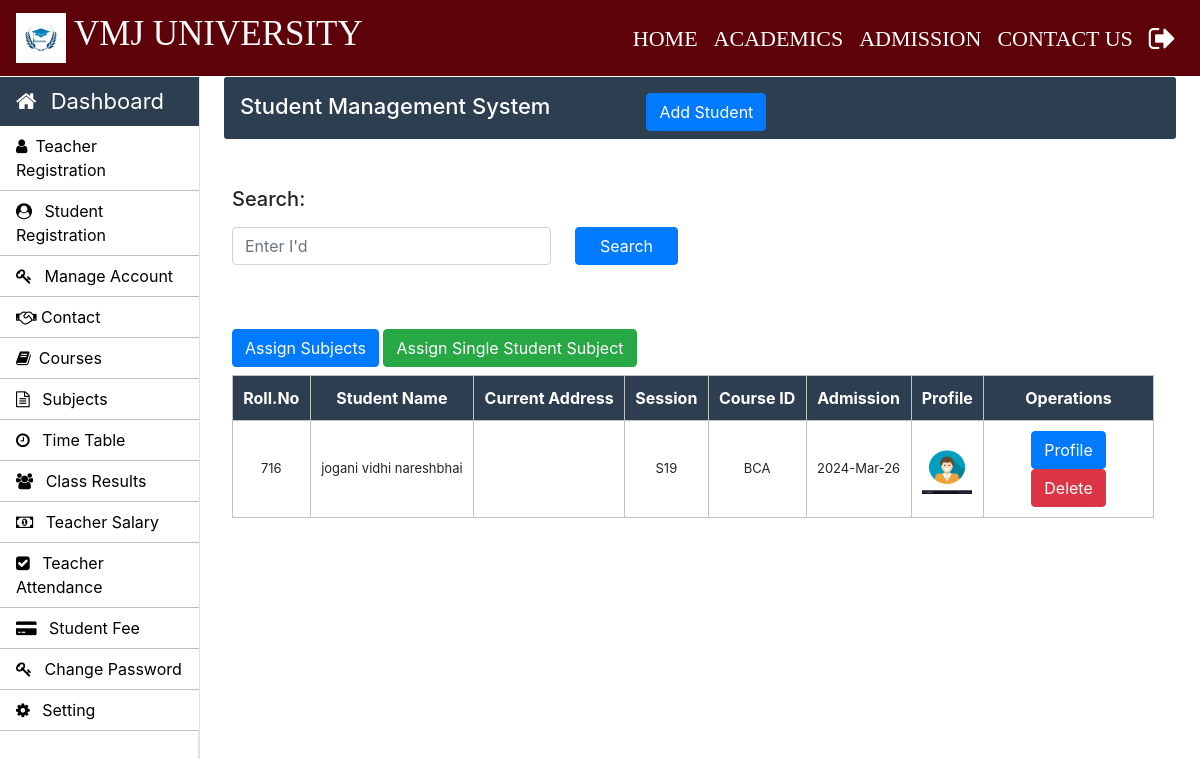
The app's page /admin/student.php (signed in), older data.
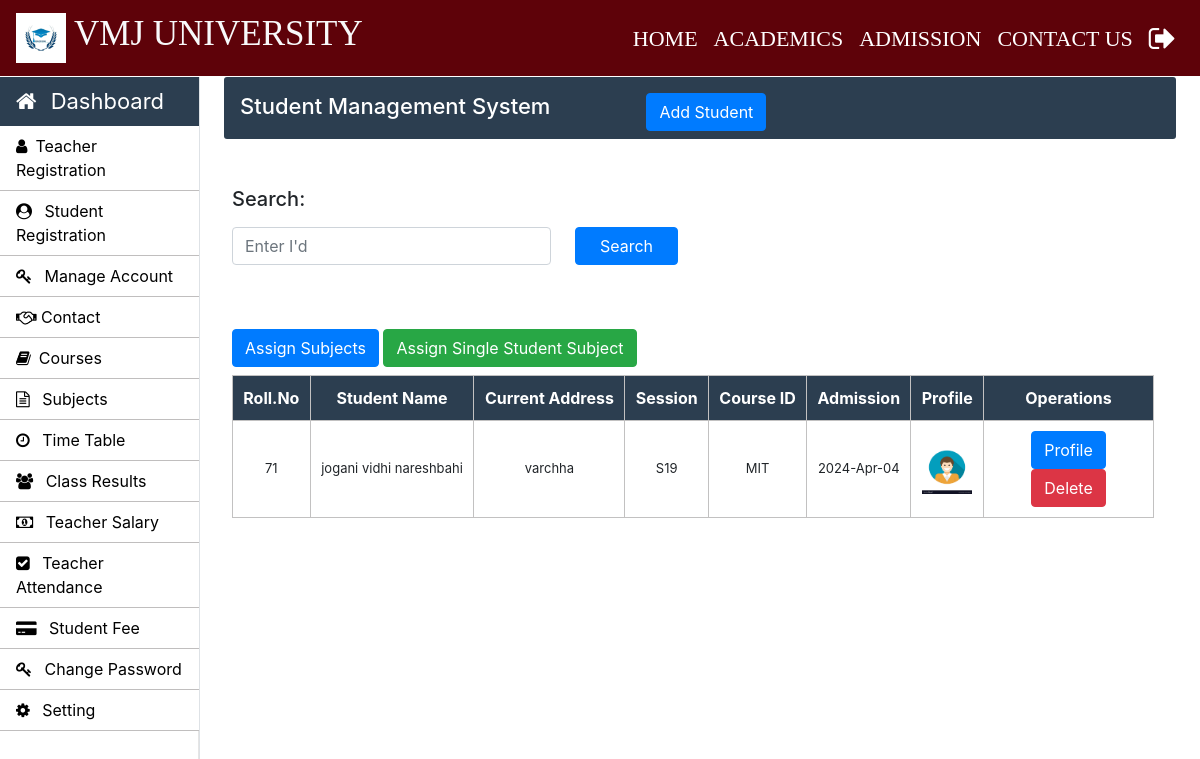
The same page, newer data.
### tables this page shows
CREATE TABLE IF NOT EXISTS `student_info` (
  `roll_no` int NOT NULL,
  `first_name` varchar(30) NOT NULL DEFAULT 'N/A',
  `middle_name` varchar(30) NOT NULL DEFAULT 'N/A',
  `last_name` varchar(30) NOT NULL DEFAULT 'N/A',
  `father_name` varchar(30) NOT NULL DEFAULT 'N/A',
  `email` varchar(30) NOT NULL DEFAULT 'N/A',
  `mobile_no` varchar(11) NOT NULL DEFAULT 'N/A',
  `course_code` varchar(11) NOT NULL DEFAULT 'N/A',
  `session` varchar(10) NOT NULL DEFAULT 'N/A',
  `profile_image` varchar(100) NOT NULL DEFAULT 'N/A',
  `prospectus_issued` varchar(10) NOT NULL DEFAULT 'N/A',
  `prospectus_amount` varchar(10) NOT NULL DEFAULT 'N/A',
  `form_b` varchar(20) NOT NULL DEFAULT 'N/A',
  `applicant_status` varchar(20) NOT NULL DEFAULT 'N/A',
  `application_status` varchar(20) NOT NULL DEFAULT 'N/A',
  `cnic` varchar(15) NOT NULL DEFAULT 'N/A',
  `dob` varchar(10) NOT NULL DEFAULT 'N/A',
  `other_phone` varchar(11) NOT NULL DEFAULT 'N/A',
  `gender` varchar(10) NOT NULL DEFAULT 'N/A',
  `permanent_address` varchar(150) NOT NULL DEFAULT 'N/A',
  `current_address` varchar(150) NOT NULL DEFAULT 'N/A',
  `place_of_birth` varchar(150) NOT NULL DEFAULT 'N/A',
  `matric_complition_date` varchar(10) NOT NULL DEFAULT 'N/A',
  `matric_awarded_date` varchar(10) NOT NULL DEFAULT 'N/A',
  `matric_certificate` varchar(100) NOT NULL DEFAULT 'N/A',
  `fa_complition_date` varchar(10) NOT NULL DEFAULT 'N/A',
  `fa_awarded_date` varchar(10) NOT NULL DEFAULT 'N/A',
  `fa_certificate` varchar(100) NOT NULL DEFAULT 'N/A',
  `ba_complition_date` varchar(10) NOT NULL DEFAULT 'N/A',
  `ba_awarded_date` varchar(10) NOT NULL DEFAULT 'N/A',
  `ba_certificate` varchar(100) NOT NULL DEFAULT 'N/A',
  `semester` int NOT NULL,
  `total_marks` int NOT NULL,
  `obtain_marks` int NOT NULL,
  `state` varchar(20) NOT NULL DEFAULT 'N/A',
  `admission_date` timestamp NOT NULL DEFAULT CURRENT_TIMESTAMP,
  PRIMARY KEY (`roll_no`)
);

### common/helper.php (called while the page is built, shortened)
<?php
require_once dirname(__FILE__) . "/../connection/connection.php";
function getUniversityName($key) {
    global $con;
    $query = "SELECT `value` FROM `setting` WHERE `key` = ?";
    if ($stmt = mysqli_prepare($con, $query)) {
        mysqli_stmt_bind_param($stmt, "s", $key);
        mysqli_stmt_execute($stmt);
        mysqli_stmt_bind_result($stmt, $value);
        return ($value !== null) ? $value : "VMJ UNIVERSITY";
    } else {
        return null;
    }
}
function getUniversityLogo($key) {
    global $con;
    $query = "SELECT `value` FROM `setting` WHERE `key` = ?";
    if ($stmt = mysqli_prepare($con, $query)) {
        mysqli_stmt_bind_param($stmt, "s", $key);
        mysqli_stmt_execute($stmt);
        mysqli_stmt_bind_result($stmt, $value);
        return $value;
    } else {
        return null;
    }
}
?>

### admin/student.php (the view, shortened to what this page needs)
<?php
		require_once "../connection/connection.php";
         require_once "../common/helper.php";
	?>
<!doctype html>
<html lang="en">
<head>
</head>
<body>
    <?php include('../common/common-header.php') ?>
    <?php include('../common/admin-sidebar.php') ?>
    <main role="main" class="col-xl-10 col-lg-9 col-md-8 ml-sm-auto px-md-4 w-100">
        <div class="sub-main">
            <div class="text-center d-flex flex-wrap flex-md-nowrap pt-3 pb-2 mb-3 text-white admin-dashboard pl-3">
                <div class="d-flex">
                    <h4 class="mr-5">Student Management System </h4>
                    <button type="button" class="btn btn-primary ml-5" data-toggle="modal"
                        data-target=".bd-example-modal-lg">Add Student</button>
                </div>
            </div>
            <div class="col-md-2 pt-3 w-100">
            </div>
        </div>
        <div class="row w-100">
            <div class="col-md-12 ml-2">
                <section class="mt-3">
                    <div class="row">
                        <div class="col-md-6">
                            <form action="search_student.php" method="post">
                                <div class="form-group">
                                    <label for="exampleInputPassword1">
                                        <h5>Search:</h5>
                                    </label>
                                    <div class="d-flex">
                                        <input type="text" name="search" id="search" class="form form-control"
                                            placeholder="Enter I'd">
                                        <input class="btn btn-primary px-4 ml-4" type="submit" name="btnSearch"
                                            value="Search">
                                    </div>
                                </div>
                            </form>
                        </div>
                        <div class="col-md-12 pt-5 mb-2">
                            <button type="button" class="btn btn-primary ml-auto" data-toggle="modal"
                                data-target=".bd-example-modal-lg1">Assign Subjects</button>
                            <a class="btn btn-success" href="asign-single-student-subjects.php"> Assign Single
                                Student Subject</a>
                        </div>
                    </div>
                    <table class="w-100 table-elements mb-5 table-three-tr text-center" cellpadding="10">
                        <tr class="table-tr-head table-three text-white">
                            <th>Roll.No</th>
                            <th>Student Name</th>
                            <th>Current Address</th>
                            <th>Session</th>
                            <th>Course ID</th>
                            <th>Admission</th>
                            <th>Profile</th>
                            <th colspan="1">Operations</th>
                        </tr>
                        <?php
								$query="select first_name,middle_name,admission_date,last_name,current_address,session,roll_no,profile_image,course_code from student_info";
								$run=mysqli_query($con,$query);
								while($row=mysqli_fetch_array($run)) {?>
                        <tr>
                            <td><?php echo $row["roll_no"] ?></td>
                            <td><?php echo $row["first_name"]." ".$row["middle_name"]." ".$row["last_name"] ?></td>
                            <td><?php echo $row["current_address"] ?></td>
                            <td><?php echo $row["session"] ?></td>
                            <td><?php echo $row["course_code"] ?></td>
                            <td><?php echo date("Y-M-d",strtotime($row["admission_date"])); ?></td>
                            <td><?php  $profile_image= $row["profile_image"] ?>
                                <img height='50px' width='50px' src=<?php echo "images/$profile_image"  ?>>
                            </td>
                            <td width='170'>
                            <?php
    echo "<a class='btn btn-primary' href='display-student.php?roll_no=".$row['roll_no']."'>Profile</a>
          <a class='btn btn-danger' href='delete-function.php?roll_no=".$row['roll_no']."'>Delete</a>";
?>
                            </td>
                        </tr>
                        <?php }
								?>
                    </table>
                </section>
            </div>
        </div>
    </main>
</body>
</html>

### common/common-header.php (shortened to what this page needs)
<?php
	require_once "../common/helper.php";
	$universityLogo = getUniversityLogo('University_logo');
?>
<!doctype html>
<html lang="en">
	<head>
      <link rel="stylesheet" type="text/css" href="../bootstrap/css/bootstrap.min.css">
      <link rel="stylesheet" type="text/css" href="../css/footer.css">
      <link rel="stylesheet" type="text/css" href="../css/style.css">
    <link rel="stylesheet" href="https://stackpath.bootstrapcdn.com/font-awesome/4.7.0/css/font-awesome.min.css">
  </head>
  <body>
    <nav class="navbar navbar-expand-lg navbar-dark header-back sticky-top header-navbar-fonts">
      <a class="navbar-brand d-flex align-items-center" href="../index.php">
        <img src="<?php echo $universityLogo; ?>" class="logo-image" width="50" height="50">
        <h3 class="text-light text-uppercase ml-2"><?php echo getUniversityName('University_name'); ?></h3>
      </a>
      <div class="collapse navbar-collapse" id="navbarNavDropdown">
        <ul class="navbar-nav ml-auto">
          <li class="nav-item active">
            <a class="nav-link" href="../index.php">HOME<span class="sr-only">(current)</span></a>
          </li>
          <li class="nav-item active">
            <a class="nav-link" href="../academics.php">ACADEMICS<span class="sr-only">(current)</span></a>
          </li>
          <li class="nav-item active">
            <a class="nav-link" href="../admission.php">ADMISSION<span class="sr-only">(current)</span></a>
          </li>
          <li class="nav-item active">
            <a class="nav-link" href="../contactus.php">CONTACT US<span class="sr-only">(current)</span></a>
          </li>
          <li class="nav-item active">
            <a class="nav-link" href="../login/logout.php"><i class="fa fa-sign-out text-white fa-lg" aria-hidden="true"></i><span class="sr-only">(current)</span></a>
          </li>
        </ul>
      </div>
    </nav>

### common/admin-sidebar.php (shortened to what this page needs)
    <nav id="sidebarMenu" class="">
			<div class="col-xl-2 col-lg-3 col-md-4 sidebar position-fixed border-right">
        <div class="sidebar-header">
          <div class="nav-item">
              <a class="nav-link text-white" href="../admin/admin-index.php">
                  <i class="fa fa-home mr-2" aria-hidden="true"></i> Dashboard
              </a>
          </div>
        </div>
        <ul class="nav flex-column">
          <li class="nav-item">
            <a class="nav-link" href="../admin/teacher.php">
              <i class="fa fa-user mr-2" aria-hidden="true"></i>Teacher Registration
            </a>
		      </li>
          <li class="nav-item">
            <a class="nav-link" href="../admin/student.php">
              <i class="fa fa-user-circle mr-2" aria-hidden="true"></i> Student Registration
            </a>
          </li>
          <li class="nav-item">
            <a class="nav-link" href="../admin/manage-accounts.php">
              <i class="fa fa-key mr-2" aria-hidden="true"></i> Manage Account
            </a>
          </li>
          <li class="nav-item">
    <a class="nav-link" href="../admin/contact.php">
        <i class="fa fa-handshake-o" aria-hidden="true"></i> Contact
    </a>
</li>
          <li class="nav-item">
            <a class="nav-link" href="../admin/courses.php">
              <i class="fa fa-book mr-2" aria-hidden="true"></i>Courses
            </a>
          </li>
          <li class="nav-item">
            <a class="nav-link" href="../admin/subjects.php">
              <i class="fa fa-file-text-o mr-2" aria-hidden="true"></i> Subjects
            </a>
          </li>
          <li class="nav-item">
            <a class="nav-link" href="../admin/time-table.php">
               <i class="fa fa-clock-o mr-2" aria-hidden="true"></i> Time Table
            </a>
		  </li>
          <li class="nav-item">
            <a class="nav-link" href="../admin/class-result.php">
              <i class="fa fa-users mr-2" aria-hidden="true"></i> Class Results
            </a>
          </li>
          <li class="nav-item">
            <a class="nav-link" href="../admin/teacher-salary.php">
              <i class="fa fa-money mr-2" aria-hidden="true"></i> Teacher Salary
            </a>
          </li>
          <li class="nav-item">
            <a class="nav-link" href="../admin/teacher-attendance.php">
              <i class="fa fa-check-square mr-2" aria-hidden="true"></i> Teacher Attendance
            </a>
          </li>
          <li class="nav-item">
            <a class="nav-link" href="../admin/student-fee.php">
              <i class="fa fa-credit-card-alt mr-2" aria-hidden="true"></i> Student Fee
            </a>
          </li>
          <li class="nav-item">
            <a class="nav-link" href="../admin/admin-password.php">
              <i class="fa fa-key mr-2" aria-hidden="true"></i> Change Password
            </a>
          </li>
		  <li class="nav-item">
            <a class="nav-link" href="../admin/setting.php">
              <i class="fa fa-cog mr-2" aria-hidden="true"></i> Setting
            </a>
          </li>
        </ul>
      </div>
    </nav>

### css/footer.css (style rules this page uses)
.footer-top h2,h3 { color: #fff; }

### css/style.css (style rules this page uses)
h3 { font-size: 25px; }
h4 { font-size: 22px; }
.header-back { background: #5e0209; }
.header-navbar-fonts { font-family: Cambria, Cochin, Georgia, Times, 'Times New Roman', serif; }
.header-navbar-fonts h3 { font-size: 35px !important; }
.header-navbar-fonts ul li a { font-size: 22px !important; }
.sidebar { padding: 0; margin-top: 1px; height: 100%; box-shadow: inset -1px 0 0 rgba(0, 0, 0, .1); background-color: #fff; }
.sidebar-header { background: #2c3e50; font-size: 22px !important; }
.sidebar ul { background-color: #ffffff; }
.sidebar ul li { border-bottom: 1px solid rgb(192, 190, 190); }
.sidebar ul li a { font-size: 16px !important; color: black; }
.admin-dashboard { margin-top: 1px !important; background: #2c3e50 !important; border-radius: 3px; }
.table-elements tr, td, th { font-size: 13px; border: 1px solid rgb(194, 193, 193); padding-left: 10px !important; }
.table-three { background: #2c3e50 !important; }
.table-tr-head { height: 45px !important; padding: 10px !important; margin-top: 5px !important; }
.table-font-for-transcript td, th { font-size: 16px !important; }

Row changes from the older to the newer data that the page shows:
removed student_info: roll_no "716", first_name "jogani", middle_name "vidhi", last_name "nareshbhai", session "S19", course_code "BCA", admission_date "2024-Mar-26", profile_image (picture)
added student_info: roll_no "71", first_name "jogani", middle_name "vidhi", last_name "nareshbahi", current_address "varchha", session "S19", course_code "MIT", admission_date "2024-Apr-04", profile_image (picture)
